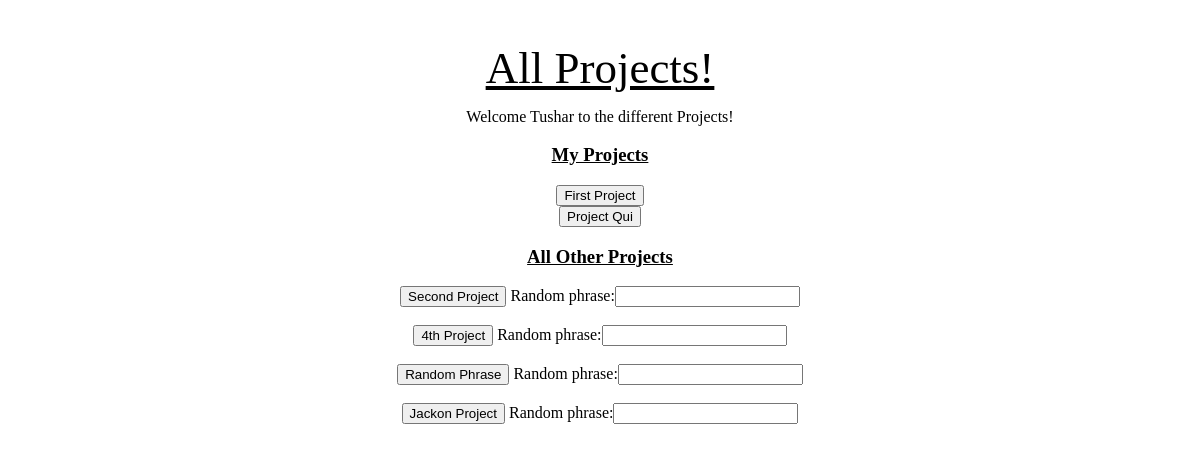
Page /quest/user_project_page/tdesai (signed in) on the earlier database version.
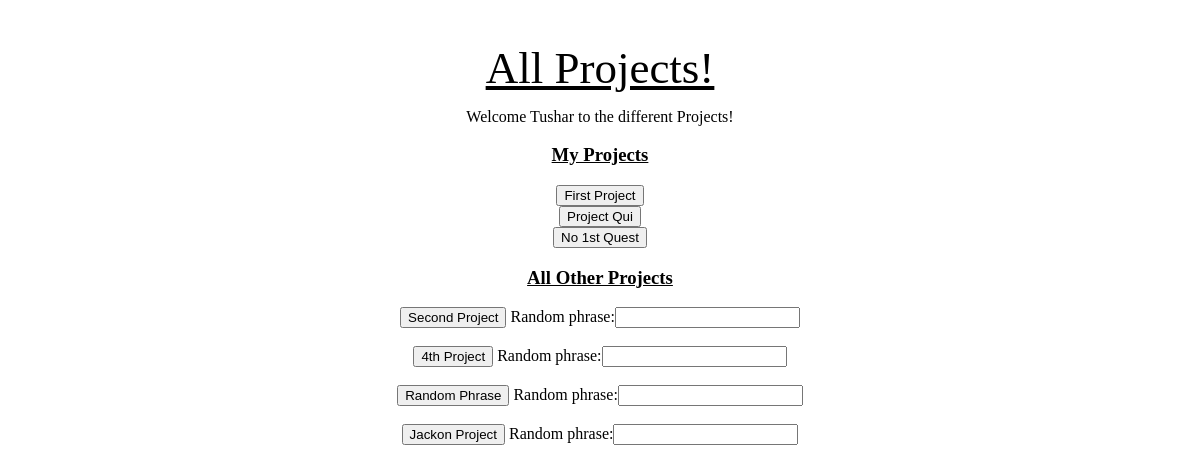
Same page on the later database version.
### quest_extension/models.py (models this page shows)
class Project(models.Model):
    project_name = models.CharField(max_length=1000)
    project_description = models.CharField(max_length=1000)
    project_random_phrase = models.CharField(max_length = 255)

### quest_extension/views.py (the view, shortened to what this page needs)
# urls.py: path('user_project_page/<ldap>', views.user_project_page),
def user_project_page(request, ldap):
    if (request.session['current_user_ldap'] != ldap):
        return HttpResponseRedirect('/quest/user_login')
    current_user = User.objects.get(user_ldap = ldap)
    user_projects = [user_project.project for user_project in UserProject.objects.filter(user = current_user)]
    user_project_ids = [project.id for project in user_projects]
    all_other_projects = [project for project in Project.objects.all() if project.id not in user_project_ids]
    add_new_project_form = AddNewProjectForm()
    context = {'current_user': current_user,
     'user_projects': user_projects,
      'all_other_projects': all_other_projects,
      'add_new_project_form': add_new_project_form}
    return render(request, 'quest_extension/user_project_page.html', context)

### quest_extension/forms.py
class AddNewProjectForm(forms.Form):
    random_phrase = forms.CharField()

### quest_extension/templates/quest_extension/user_project_page.html (shortened to what this page needs)
{% load static %}
<!DOCTYPE html>
<html lang="en">
    <head>
	<link rel="stylesheet" type="text/css" href="{% static 'quest_extension/user_project_page_style.css' %}">
    </head>
    <body>
	<h1>All Projects!</h1>
	<p>Welcome {{ current_user.user_first_name }} to the different Projects!</p>
    <h3> My Projects </h3>
    {% for project in user_projects %}
        <form method='GET', action = '/quest/user_home/{{ current_user.user_ldap }}/{{ project.id }}'>
                <button type='submit'>{{project.project_name}}</button>
        </form>
    {% endfor %}
    <h3> All Other Projects </h3>
    {% for project in all_other_projects %}
                <form id = 'add_new_project' method='POST'>
                    <button type ='submit' name = 'project_id' value = '{{project.id}}'>{{project.project_name}}</button>
                    {{ add_new_project_form }}
                </form>
                <br>
    {% endfor %}
    </body>
</html>

Differences in the rows shown:
added Project: project_name "No 1st Quest", shown under "My Projects"
